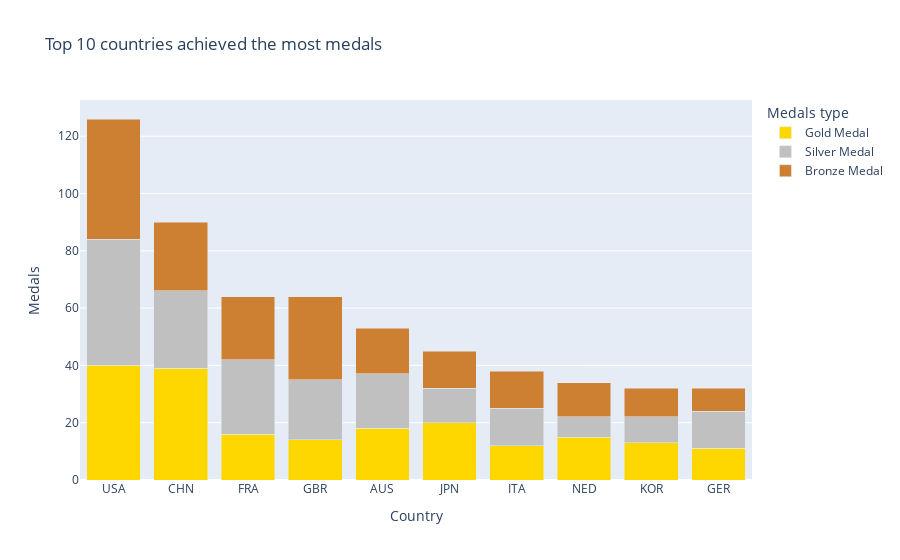

Write notebook code for a chart like this one.
### Code cell
import plotly_express as px

top10 = final_result.sort(by="Total", descending=True).head(10)
fig = px.bar(top10, x="country_code", y=["Gold Medal", "Silver Medal", "Bronze Medal"],
       title="Top 10 countries achieved the most medals",
       barmode='stack',
       color_discrete_map={'Gold Medal':'#FFD700',
                           'Silver Medal': '#C0C0C0',
                           'Bronze Medal': '#CD7F32'})
fig.layout.xaxis.title.text='Country'
fig.layout.yaxis.title.text="Medals"
fig.layout.legend.title.text="Medals type"
fig.show()

### Figure 1 — Plotly figure (JSON) as saved in the notebook; plotly's stock layout.template omitted (floating-point values rounded to 4 significant figures)
{"data": [{"alignmentgroup": "True", "hovertemplate": "variable=Gold Medal<br>country_code=%{x}<br>value=%{y}<extra></extra>", "legendgroup": "Gold Medal", "marker": {"color": "#FFD700", "pattern": {"shape": ""}}, "name": "Gold Medal", "offsetgroup": "Gold Medal", "orientation": "v", "showlegend": true, "textposition": "auto", "type": "bar", "x": ["USA", "CHN", "FRA", "GBR", "AUS", "JPN", "ITA", "NED", "KOR", "GER"], "xaxis": "x", "y": [40, 39, 16, 14, 18, 20, 12, 15, 13, 11], "yaxis": "y"}, {"alignmentgroup": "True", "hovertemplate": "variable=Silver Medal<br>country_code=%{x}<br>value=%{y}<extra></extra>", "legendgroup": "Silver Medal", "marker": {"color": "#C0C0C0", "pattern": {"shape": ""}}, "name": "Silver Medal", "offsetgroup": "Silver Medal", "orientation": "v", "showlegend": true, "textposition": "auto", "type": "bar", "x": ["USA", "CHN", "FRA", "GBR", "AUS", "JPN", "ITA", "NED", "KOR", "GER"], "xaxis": "x", "y": [44, 27, 26, 21, 19, 12, 13, 7, 9, 13], "yaxis": "y"}, {"alignmentgroup": "True", "hovertemplate": "variable=Bronze Medal<br>country_code=%{x}<br>value=%{y}<extra></extra>", "legendgroup": "Bronze Medal", "marker": {"color": "#CD7F32", "pattern": {"shape": ""}}, "name": "Bronze Medal", "offsetgroup": "Bronze Medal", "orientation": "v", "showlegend": true, "textposition": "auto", "type": "bar", "x": ["USA", "CHN", "FRA", "GBR", "AUS", "JPN", "ITA", "NED", "KOR", "GER"], "xaxis": "x", "y": [42, 24, 22, 29, 16, 13, 13, 12, 10, 8], "yaxis": "y"}], "layout": {"barmode": "stack", "legend": {"title": {"text": "Medals type"}, "tracegroupgap": 0}, "title": {"text": "Top 10 countries achieved the most medals"}, "xaxis": {"anchor": "y", "domain": [0, 1], "title": {"text": "Country"}}, "yaxis": {"anchor": "x", "domain": [0, 1], "title": {"text": "Medals"}}}}
